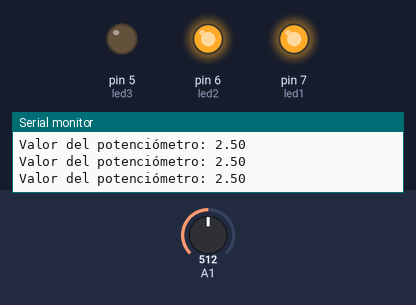
Simulated run of this sketch. Board: Arduino Uno, built with avr-gcc and run on an emulated ATmega328P. Shown: output pins drawn as LEDs (lit = HIGH), the last lines printed to the serial monitor. Inputs (shaded band) come from the test bench; at power-on: A1 = 512.

Above: at 1.3 s.
1.4 s: A1 set to 605
2.9 s: A1 set to 629
At 4.2 s:
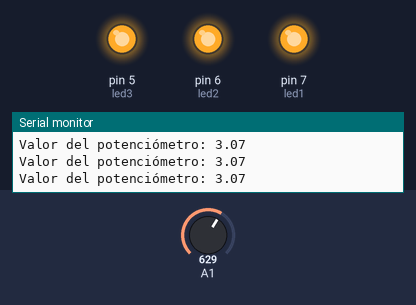
4.5 s: A1 set to 726
6.0 s: A1 set to 753
At 6.7 s:
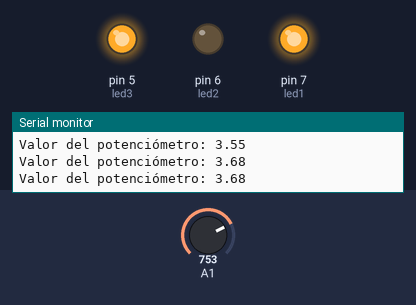
7.5 s: A1 set to 852
9.0 s: A1 set to 868
At 10.4 s:
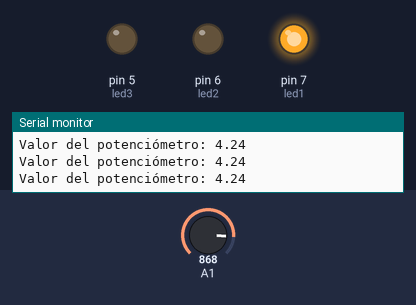
Timing chart, 0 to 11.5 s (numbered marks = the images above; inputs shaded):
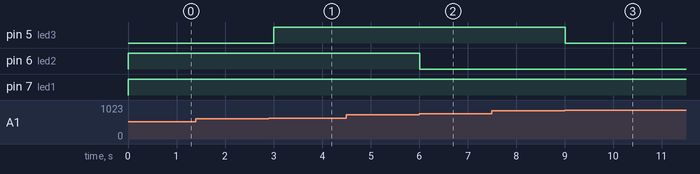

The sketch:

Actuator.ino
```cpp
int led1=7;
int led2=6;
int led3=5;
int voltaje;
float val;

void setup()
{
  pinMode(led1, OUTPUT);
  pinMode(led2, OUTPUT);
  pinMode(led3, OUTPUT);
  Serial.begin(9600);
}

void loop()
{
  voltaje = analogRead(A1);
  val=(voltaje/1023.0)*5.0;
  if (val<0.6){
    digitalWrite(led1,LOW);
    digitalWrite(led2,LOW);
    digitalWrite(led3,LOW);
  }
  if (val>=0.6&&val<1.2){
    digitalWrite(led1,LOW);
    digitalWrite(led2,LOW);
    digitalWrite(led3,HIGH);
  }
  if (val>=1.2&&val<1.8){
    digitalWrite(led1,LOW);
    digitalWrite(led2,HIGH);
    digitalWrite(led3,HIGH);
  }
  if (val>=1.8&&val<2.4){
    digitalWrite(led1,LOW);
    digitalWrite(led2,HIGH);
    digitalWrite(led3,LOW);
  }
  if (val>=2.4&&val<3){
    digitalWrite(led1,HIGH);
    digitalWrite(led2,HIGH);
    digitalWrite(led3,LOW);
  }
  if (val>=3&&val<3.6){
    digitalWrite(led1,HIGH);
    digitalWrite(led2,HIGH);
    digitalWrite(led3,HIGH);
  }
  if (val>=3.6&&val<4.2){
    digitalWrite(led1,HIGH);
    digitalWrite(led2,LOW);
    digitalWrite(led3,HIGH);
  }
  if (val>=4.2&&val<5){
    digitalWrite(led1,HIGH);
    digitalWrite(led2,LOW);
    digitalWrite(led3,LOW);
  }
  Serial.print("Valor del potenciómetro: ");
  Serial.println(val);
  delay(500);
}
```

Measured:
- the behaviour switches between 613 and 614 on A1 (found by bisection; images 0 and 1)
- the behaviour switches between 736 and 737 on A1 (found by bisection; images 1 and 2)
- the behaviour switches between 859 and 860 on A1 (found by bisection; images 2 and 3)
- after the input at 2.9 s, pin 5 (led3): LOW → HIGH after 0.11 s
- after the input at 6.0 s, pin 6 (led2): HIGH → LOW at once
- after the input at 9.0 s, pin 5 (led3): HIGH → LOW at once
